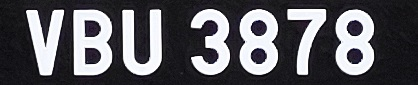
#> input picture target/1.jpg, 418 x 85 px; its folder holds only this picture in this run
$ python segment.py
#> lines starting #> are read from the running program, lines starting #| are printed output that depends on the picture; after the words box and inside, x2 and y2 are one past the last pixel; in counts of white or black regions, pixels touching at a corner belong together
# Import the necessary packages
import functools
import os
import cv2
import numpy as np


target_fd = "./target"
file_list = os.listdir(target_fd)

counter = 0
for img in file_list:
    naming = img[:-4]

    # Read the image and convert to grayscale
    image = cv2.imread("./target/" + img)
#> image is the input picture: shape (85, 418, 3); mean B, G, R 96.5, 91.5, 92.1
    h, w, *_ = image.shape
#> h = 85; w = 418

    # Resizing images
    if ( w < 300):
        scale_percent = 320 # percent of original size
    elif ( w < 800):
        scale_percent = 220 # percent of original size
    else:
        scale_percent = 50 # percent of original size
    width = int(image.shape[1] * scale_percent / 100)
#> width = 919
    height = int(image.shape[0] * scale_percent / 100)
#> height = 187
    dim = (width, height)
#> dim = (919, 187)
    image = cv2.resize(image, dim, interpolation = cv2.INTER_AREA)
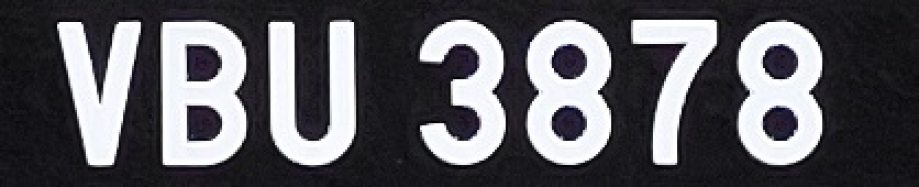
#> image: shape (187, 919, 3); mean B, G, R 96.5, 91.4, 92

    # copying the image to use later
    result = image.copy()

    # Converting to grayscale
    gray = cv2.cvtColor(image, cv2.COLOR_BGR2GRAY)

    # Apply Gaussian blurring and thresholding to reveal the characters on the license plate
    blurred = cv2.GaussianBlur(gray, (5, 5), 0)
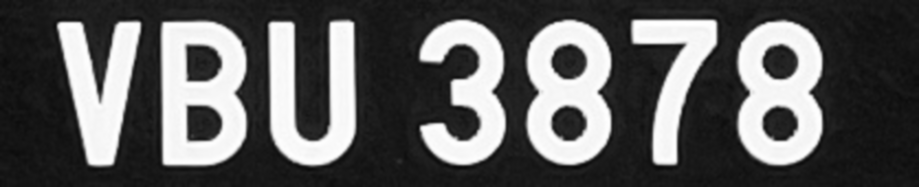
#> blurred: shape (187, 919); min 8, max 255, mean 92.2
    thresh = cv2.adaptiveThreshold(blurred, 255, cv2.ADAPTIVE_THRESH_MEAN_C, cv2.THRESH_BINARY, 101, 1)
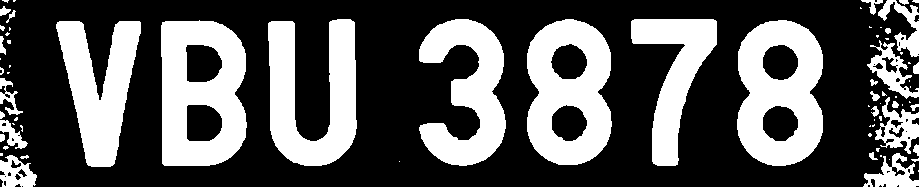
#> thresh: shape (187, 919); 34.8% white; 74 white regions (42 under 20 px), largest, box (x1, y1, x2, y2) and area: (161, 20, 247, 166) 9089, (737, 20, 823, 166) 8586, (527, 19, 612, 165) 8447

    # Perform connected components analysis on the thresholded image and initialize the mask to hold only the components we are interested in
    _, labels = cv2.connectedComponents(thresh)
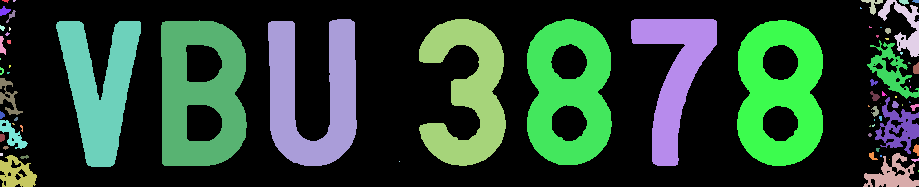
#> labels: shape (187, 919) int32; 75 distinct labels, from 0 to 74; one colour per label, 0 black
    mask = np.zeros(thresh.shape, dtype="uint8")

    # Loop over the unique components
    for (i, label) in enumerate(np.unique(labels)):
        # If this is the background label, ignore it
        if label == 0:
            continue
        # Otherwise, constrsuct the label mask to display only connected component for the current label
        labelMask = np.zeros(thresh.shape, dtype="uint8")
        labelMask[labels == label] = 255
        numPixels = cv2.countNonZero(labelMask)

        # Add to our mask
        mask = cv2.add(mask, labelMask)
#> this loop made 75 passes
#> numPixels on passes 2 to 13: 12, 5, 114, 848, 35, 17, 64, 3, 41, 7841, 7127, 8447
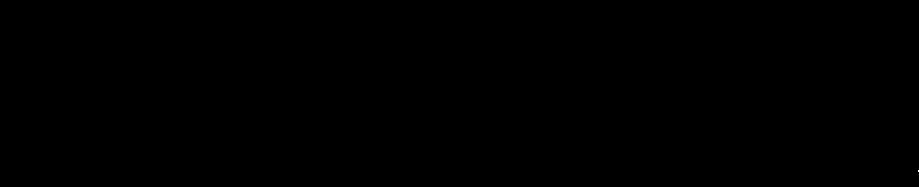
#> labelMask: shape (187, 919); 0% white in thin lines or dots, all inside (x1, y1, x2, y2) = (918, 170, 919, 172)

    # Find contours and get bounding box for each contour
    cnts, _ = cv2.findContours(mask.copy(), cv2.RETR_EXTERNAL, cv2.CHAIN_APPROX_SIMPLE)
#> cnts = 74 contours, 45 with area under 20; largest, box (x1, y1, x2, y2) and area: (161, 20, 247, 166) 11130, (737, 20, 823, 166) 10326, (527, 19, 612, 165) 10179, (268, 19, 357, 166) 7528, (419, 19, 506, 166) 6857
    boundingBoxes = [cv2.boundingRect(c) for c in cnts]
#> boundingBoxes = 74 items, first 6: (918, 170, 1, 2), (399, 161, 1, 1), (889, 159, 1, 1), (911, 158, 8, 4), (880, 155, 2, 2), (20, 155, 9, 4)

    # Sort the bounding boxes from left to right
    def compare(rect1, rect2):
        return rect1[0] - rect2[0]
    boundingBoxes = sorted(boundingBoxes, key=functools.cmp_to_key(compare) )
#> boundingBoxes = 74 items, first 6: (0, 155, 37, 32), (0, 153, 3, 3), (0, 134, 5, 8), (0, 120, 28, 29), (0, 111, 5, 8), (0, 78, 23, 37)


    char = 0
    # Get contours
    for bnd in boundingBoxes:
        x,y,w,h = bnd
        if (h>0.5*image.shape[0] and h<0.95*image.shape[0]):
            # Crops out the detected area from the original image
            crop = result[y-7:y+h+10, x-7:x+w+10]
            crop_def = result[y:y+h, x:x+w]

            # Crops out the detected area from the original image & saves the cropped image
            try:
                cv2.imwrite('results/'+str(counter)+"_"+str(char)+"_"+naming[char]+'.jpg', crop)
            except:
#> (the run stopped early here; a loop or call above may not have finished)

$ run again, on target/4.jpg
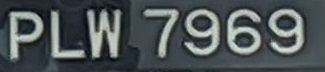
#> input picture target/4.jpg, 325 x 72 px
#> image is the input picture: shape (72, 325, 3); mean B, G, R 85.9, 83.8, 76.3
#> image: shape (158, 715, 3)
#> thresh: shape (158, 715); 33.8% white; 21 white regions (8 under 20 px), largest, box (x1, y1, x2, y2) and area: (286, 0, 715, 154) 8345, (190, 20, 268, 129) 5187, (19, 24, 96, 138) 4268
#> `_, labels = cv2.connectedComponents(thresh)`:
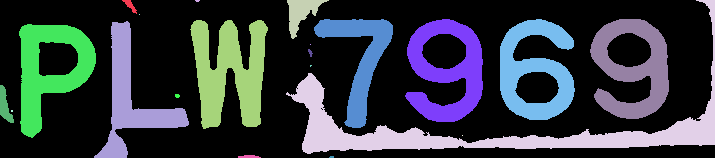
#> labels: shape (158, 715) int32; 22 distinct labels, from 0 to 21; one colour per label, 0 black
#> the loop `for (i, label) in enumerate(np.unique(labels)):` made 22 passes
#> numPixels on passes 2 to 9: 79, 8, 700, 8345, 1, 2975, 4248, 4154
#> cnts = 21 contours, 9 with area under 20; largest, box (x1, y1, x2, y2) and area: (286, 0, 715, 154) 7715, (19, 24, 96, 138) 5263, (405, 19, 483, 122) 5246, (590, 19, 669, 119) 5186, (500, 19, 575, 120) 5051
#> `boundingBoxes = [cv2.boundingRect(c) for c in cnts]`: boundingBoxes = 21 items, first 6: (329, 156, 5, 2), (238, 155, 23, 3), (462, 135, 1, 1), (11, 110, 2, 2), (175, 94, 5, 4), (0, 85, 14, 38)
#> `boundingBoxes = sorted(boundingBoxes, key=functools.cmp_to_key(compare..`: boundingBoxes = 21 items, first 6: (0, 85, 14, 38), (11, 110, 2, 2), (19, 24, 77, 114), (94, 21, 95, 137), (122, 0, 15, 14), (139, 14, 1, 1)

$ run again, on target/5.jpg
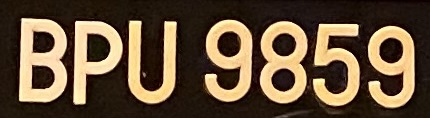
#> input picture target/5.jpg, 430 x 118 px
#> image is the input picture: shape (118, 430, 3); mean B, G, R 57.2, 80.1, 99.6
#> image: shape (259, 946, 3)
#> thresh: shape (259, 946); 33% white; 30 white regions (13 under 20 px), largest, box (x1, y1, x2, y2) and area: (41, 39, 147, 225) 13199, (572, 46, 676, 227) 11495, (450, 43, 555, 224) 11324
#> `_, labels = cv2.connectedComponents(thresh)`:
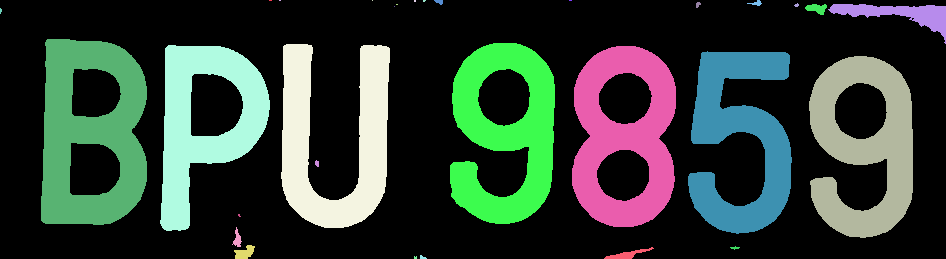
#> labels: shape (259, 946) int32; 31 distinct labels, from 0 to 30; one colour per label, 0 black
#> the loop `for (i, label) in enumerate(np.unique(labels)):` made 31 passes
#> numPixels on passes 2 to 9: 3, 2, 1, 4, 5, 30, 3, 41
#> cnts = 30 contours, 17 with area under 20; largest, box (x1, y1, x2, y2) and area: (41, 39, 147, 225) 17231, (572, 46, 676, 227) 15413, (450, 43, 555, 224) 13296, (809, 56, 913, 238) 13173, (160, 45, 270, 231) 12517
#> `boundingBoxes = [cv2.boundingRect(c) for c in cnts]`: boundingBoxes = 30 items, first 6: (414, 256, 3, 3), (420, 255, 7, 4), (604, 247, 50, 12), (730, 246, 10, 4), (234, 245, 21, 14), (232, 227, 10, 20)
#> `boundingBoxes = sorted(boundingBoxes, key=functools.cmp_to_key(compare..`: boundingBoxes = 30 items, first 6: (0, 8, 2, 6), (41, 39, 106, 186), (160, 45, 110, 186), (232, 227, 10, 20), (234, 245, 21, 14), (238, 214, 3, 3)

$ run again, on target/6.jpg
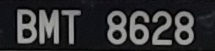
#> input picture target/6.jpg, 215 x 51 px
#> image is the input picture: shape (51, 215, 3); mean B, G, R 51.9, 50.2, 50.1
#> image: shape (163, 688, 3)
#> `thresh = cv2.adaptiveThreshold(blurred, 255, cv2.ADAPTIVE_THRESH_MEAN_..`:
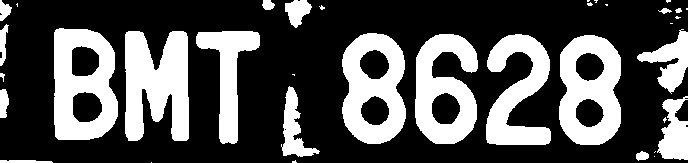
#> thresh: shape (163, 688); 32.2% white; 36 white regions (16 under 20 px), largest, box (x1, y1, x2, y2) and area: (125, 31, 189, 141) 5362, (54, 28, 118, 140) 4932, (559, 35, 621, 145) 4621
#> `_, labels = cv2.connectedComponents(thresh)`:
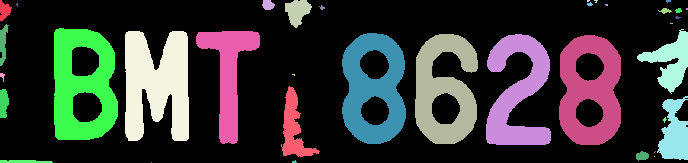
#> labels: shape (163, 688) int32; 37 distinct labels, from 0 to 36; one colour per label, 0 black
#> the loop `for (i, label) in enumerate(np.unique(labels)):` made 37 passes
#> numPixels on passes 2 to 9: 156, 99, 470, 5, 7, 11, 5, 16
#> cnts = 36 contours, 18 with area under 20; largest, box (x1, y1, x2, y2) and area: (54, 28, 118, 140) 6188, (342, 33, 406, 144) 5710, (559, 35, 621, 145) 5672, (125, 31, 189, 141) 5105, (415, 34, 478, 144) 4898
#> `boundingBoxes = [cv2.boundingRect(c) for c in cnts]`: boundingBoxes = 36 items, first 6: (151, 162, 1, 1), (292, 160, 5, 3), (0, 160, 53, 3), (654, 156, 1, 1), (654, 151, 2, 2), (636, 151, 13, 10)
#> `boundingBoxes = sorted(boundingBoxes, key=functools.cmp_to_key(compare..`: boundingBoxes = 36 items, first 6: (0, 160, 53, 3), (0, 89, 9, 29), (0, 73, 5, 9), (0, 24, 9, 42), (0, 0, 12, 21), (16, 3, 2, 4)
